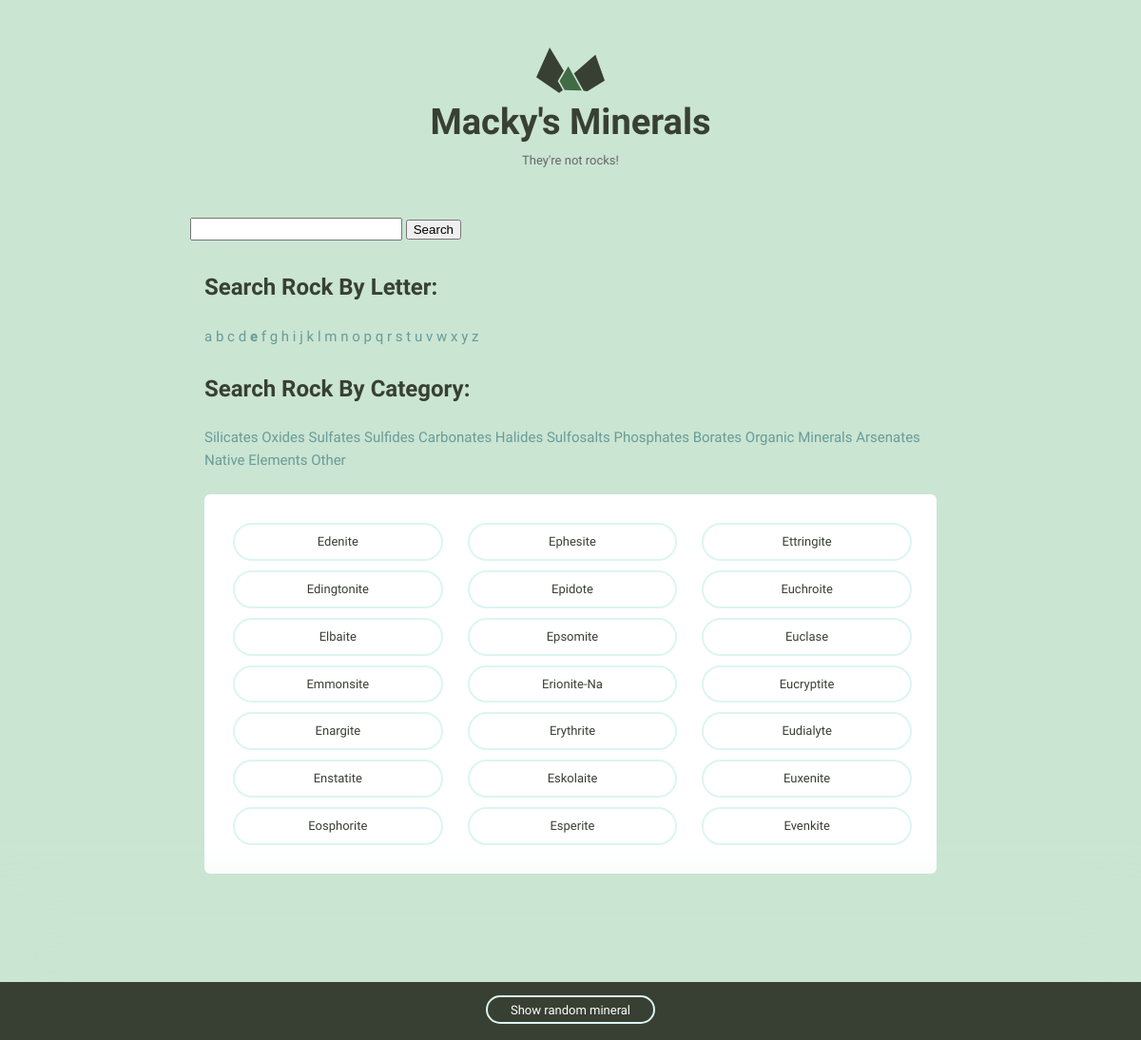
The app's page /minerals/e/ with its own data.
### minerals/models.py (models this page shows, shortened)
class Mineral(models.Model):
    name = models.CharField(max_length=100, unique=True)
    image_filename = models.CharField(max_length=255)
    image_caption = models.CharField(max_length=255)
    category = models.CharField(max_length=255)
    formula = models.CharField(max_length=255)
    strunz_classification = models.CharField(max_length=255)
    crystal_system = models.CharField(max_length=255)
    unit_cell = models.CharField(max_length=255)
    color = models.CharField(max_length=255)
    crystal_symmetry = models.CharField(max_length=255)
    cleavage = models.CharField(max_length=255)
    mohs_scale_hardness = models.CharField(max_length=255)
    luster = models.CharField(max_length=255)
    streak = models.CharField(max_length=255)
    diaphaneity = models.CharField(max_length=255)
    optical_properties = models.CharField(max_length=255)
    refractive_index = models.CharField(max_length=755)
    crystal_habit = models.CharField(max_length=255)
    specific_gravity = models.CharField(max_length=255)
    group = models.CharField(max_length=255)
    class Meta:
        ordering = ['name',]

### minerals/views.py (the view)
# urls.py: url(r'^(?P<letter>[a-zA-Z])/$', views.mineral_letter, name='letter'),
def mineral_letter(request, letter):
    minerals = Mineral.objects.filter(name__istartswith=letter.lower())
    return render(request, 'minerals/mineral_list.html', {'minerals': minerals, 'active_letter':letter})

### minerals/templatetags/mineral_extras.py (called while the page is built)
@register.inclusion_tag('minerals/mineral_nav.html')
def nav_minerals_list():
    return {'groups': groups}

### minerals/templates/minerals/mineral_list.html
{% extends "layout.html" %}
{% load static from staticfiles %}
{% block content %}
<div class="grid-100">
    <ul class="minerals__container">
    {% for mineral in minerals %}
        <li class="minerals__item">
          <a class="minerals__anchor" href="{% url 'minerals:detail' pk=mineral.pk %}">{{ mineral.name }} </a>
        </li>
    {% endfor %}
      </ul>
    </div>
{%endblock%}

### assets/css/global.css (style rules this page uses)
html { font-family: sans-serif; -ms-text-size-adjust: 100%; -webkit-text-size-adjust: 100%; }
body { margin: 0; }
a { background-color: transparent; }
html { font-size: 62.5%; }
body { background-color: #CAE5D2; font-size: 1.5em; line-height: 1.6; font-weight: 400; font-family: "Cousine"; color: #666; }
.grid, .grid-5, .grid-10, .grid-15, .grid-20, .grid-25, .grid-30, .grid-33, .grid-35, .grid-40, .grid-45, .grid-50, .grid-55, .grid-60, .grid-65, .grid-66, .grid-70, .grid-75, .grid-80, .grid-90, .grid-95, .grid-100 { float: left; box-sizing: border-box; position: relative; }
.grid-100 { width: 100%; padding: 0 15px; }
a { color: #689b98; text-decoration: none; -webkit-transition: color 0.2s; -moz-transition: color 0.2s; -ms-transition: color 0.2s; -o-transition: color 0.2s; transition: color 0.2s; }
ul { list-style: circle inside; padding-left: 0; margin-top: 0; }
li { margin-bottom: 1rem; font-size: 1.3rem; }
table, p, ul { margin-bottom: 2.5rem; }
.minerals__container { background-color: #fff; border-radius: 6px; list-style: none; padding: 30px 30px 20px 30px; -webkit-column-gap: 30px; -moz-column-gap: 30px; column-gap: 30px; }
@media (min-width: 640px) { .minerals__container { -webkit-column-count: 3; -moz-column-count: 3; column-count: 3; } }
.minerals__anchor { border: solid 2px #DCF5F2; border-radius: 100px; color: #384033; display: block; font-size: 13px; text-align: center; padding: 8px 0 7px 0; width: 100%; transition: background-color 200ms ease-in-out, font-weight 200ms ease-in-out, color 200ms ease-in-out; }

### records on screen
Mineral: name "Edenite"
Mineral: name "Edingtonite"
Mineral: name "Elbaite"
Mineral: name "Emmonsite"
Mineral: name "Enargite"
Mineral: name "Enstatite"
Mineral: name "Eosphorite"
Mineral: name "Ephesite"
Mineral: name "Epidote"
Mineral: name "Epsomite"
Mineral: name "Erionite-Na"
Mineral: name "Erythrite"
Mineral: name "Eskolaite"
Mineral: name "Esperite"
Mineral: name "Ettringite"
Mineral: name "Euchroite"
Mineral: name "Euclase"
Mineral: name "Eucryptite"
Mineral: name "Eudialyte"
Mineral: name "Euxenite"
Mineral: name "Evenkite"

### other values on screen
{{ letter }} "a" "b" "c" "d" "f" "g" "h" "i" "j" "k" "l" "m" "n" "o" "p" "q" "r" "s" "t" "u" "v" "w" "x" "y" "z"
{{ letter }} "e"
{{ group }} "Silicates" "Oxides" "Sulfates" "Sulfides" "Carbonates" "Halides" "Sulfosalts" "Phosphates" "Borates" "Organic Minerals" "Arsenates" "Native Elements" "Other"
